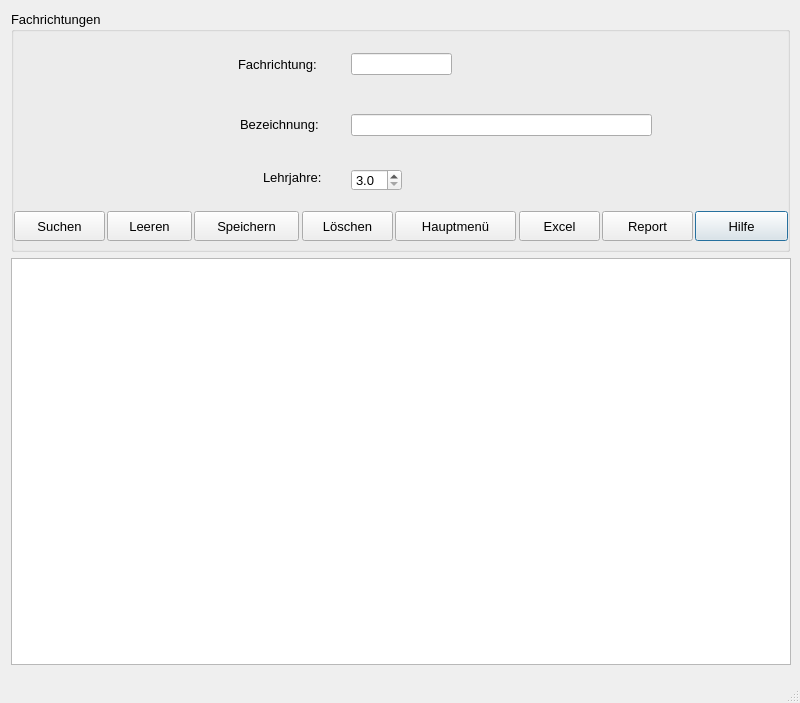
<?xml version="1.0" encoding="UTF-8"?>
<ui version="4.0">
 <class>Fachrichtungen</class>
 <widget class="QDialog" name="Fachrichtungen">
  <property name="geometry">
   <rect>
    <x>0</x>
    <y>0</y>
    <width>800</width>
    <height>703</height>
   </rect>
  </property>
  <property name="minimumSize">
   <size>
    <width>797</width>
    <height>703</height>
   </size>
  </property>
  <property name="windowTitle">
   <string>Fachrichtungen</string>
  </property>
  <property name="sizeGripEnabled">
   <bool>true</bool>
  </property>
  <layout class="QGridLayout" name="gridLayout">
   <item row="0" column="0">
    <widget class="QGroupBox" name="gbFachrichtungen">
     <property name="sizePolicy">
      <sizepolicy hsizetype="Fixed" vsizetype="Fixed">
       <horstretch>0</horstretch>
       <verstretch>0</verstretch>
      </sizepolicy>
     </property>
     <property name="minimumSize">
      <size>
       <width>779</width>
       <height>241</height>
      </size>
     </property>
     <property name="maximumSize">
      <size>
       <width>779</width>
       <height>241</height>
      </size>
     </property>
     <property name="font">
      <font>
       <pointsize>10</pointsize>
      </font>
     </property>
     <property name="title">
      <string>Fachrichtungen</string>
     </property>
     <widget class="QLineEdit" name="leFachrichtungabk">
      <property name="geometry">
       <rect>
        <x>340</x>
        <y>42</y>
        <width>101</width>
        <height>22</height>
       </rect>
      </property>
      <property name="font">
       <font>
        <pointsize>10</pointsize>
       </font>
      </property>
     </widget>
     <widget class="QLineEdit" name="leFachrichtungbez">
      <property name="geometry">
       <rect>
        <x>340</x>
        <y>103</y>
        <width>301</width>
        <height>22</height>
       </rect>
      </property>
      <property name="font">
       <font>
        <pointsize>10</pointsize>
       </font>
      </property>
     </widget>
     <widget class="QLabel" name="lblFachrichtung">
      <property name="geometry">
       <rect>
        <x>227</x>
        <y>43</y>
        <width>111</width>
        <height>20</height>
       </rect>
      </property>
      <property name="font">
       <font>
        <pointsize>10</pointsize>
       </font>
      </property>
      <property name="text">
       <string>Fachrichtung:</string>
      </property>
     </widget>
     <widget class="QLabel" name="lblBezeichnung">
      <property name="geometry">
       <rect>
        <x>229</x>
        <y>103</y>
        <width>101</width>
        <height>20</height>
       </rect>
      </property>
      <property name="font">
       <font>
        <pointsize>10</pointsize>
       </font>
      </property>
      <property name="text">
       <string>Bezeichnung:</string>
      </property>
     </widget>
     <widget class="QLabel" name="lblLJahre">
      <property name="geometry">
       <rect>
        <x>252</x>
        <y>151</y>
        <width>91</width>
        <height>31</height>
       </rect>
      </property>
      <property name="font">
       <font>
        <pointsize>10</pointsize>
       </font>
      </property>
      <property name="text">
       <string>Lehrjahre:</string>
      </property>
     </widget>
     <widget class="QDoubleSpinBox" name="sbLehrjahre">
      <property name="geometry">
       <rect>
        <x>340</x>
        <y>158</y>
        <width>51</width>
        <height>22</height>
       </rect>
      </property>
      <property name="font">
       <font>
        <pointsize>10</pointsize>
       </font>
      </property>
      <property name="decimals">
       <number>1</number>
      </property>
      <property name="minimum">
       <double>3.000000000000000</double>
      </property>
      <property name="maximum">
       <double>4.000000000000000</double>
      </property>
      <property name="singleStep">
       <double>0.500000000000000</double>
      </property>
     </widget>
     <widget class="QPushButton" name="btHilfe">
      <property name="geometry">
       <rect>
        <x>684</x>
        <y>200</y>
        <width>93</width>
        <height>30</height>
       </rect>
      </property>
      <property name="sizePolicy">
       <sizepolicy hsizetype="Fixed" vsizetype="Fixed">
        <horstretch>0</horstretch>
        <verstretch>0</verstretch>
       </sizepolicy>
      </property>
      <property name="maximumSize">
       <size>
        <width>100</width>
        <height>16777215</height>
       </size>
      </property>
      <property name="font">
       <font>
        <pointsize>10</pointsize>
       </font>
      </property>
      <property name="text">
       <string>Hilfe</string>
      </property>
      <property name="icon">
       <iconset>
        <normaloff>../../_Symbole/UsedSymbols/info_13213.ico</normaloff>../../_Symbole/UsedSymbols/info_13213.ico</iconset>
      </property>
     </widget>
     <widget class="QPushButton" name="btAbbrechen">
      <property name="geometry">
       <rect>
        <x>384</x>
        <y>200</y>
        <width>121</width>
        <height>30</height>
       </rect>
      </property>
      <property name="sizePolicy">
       <sizepolicy hsizetype="Fixed" vsizetype="Fixed">
        <horstretch>0</horstretch>
        <verstretch>0</verstretch>
       </sizepolicy>
      </property>
      <property name="maximumSize">
       <size>
        <width>500</width>
        <height>16777215</height>
       </size>
      </property>
      <property name="font">
       <font>
        <pointsize>10</pointsize>
       </font>
      </property>
      <property name="text">
       <string>Hauptmenü</string>
      </property>
      <property name="icon">
       <iconset>
        <normaloff>../../_Symbole/UsedSymbols/log-out_icon-icons.com_50106.ico</normaloff>../../_Symbole/UsedSymbols/log-out_icon-icons.com_50106.ico</iconset>
      </property>
     </widget>
     <widget class="QPushButton" name="btClear">
      <property name="geometry">
       <rect>
        <x>96</x>
        <y>200</y>
        <width>85</width>
        <height>30</height>
       </rect>
      </property>
      <property name="sizePolicy">
       <sizepolicy hsizetype="Fixed" vsizetype="Fixed">
        <horstretch>0</horstretch>
        <verstretch>0</verstretch>
       </sizepolicy>
      </property>
      <property name="maximumSize">
       <size>
        <width>100</width>
        <height>16777215</height>
       </size>
      </property>
      <property name="font">
       <font>
        <pointsize>10</pointsize>
       </font>
      </property>
      <property name="text">
       <string>Leeren</string>
      </property>
      <property name="icon">
       <iconset>
        <normaloff>../../_Symbole/UsedSymbols/-clear_90704.ico</normaloff>../../_Symbole/UsedSymbols/-clear_90704.ico</iconset>
      </property>
     </widget>
     <widget class="QPushButton" name="btCSV">
      <property name="geometry">
       <rect>
        <x>591</x>
        <y>200</y>
        <width>91</width>
        <height>30</height>
       </rect>
      </property>
      <property name="sizePolicy">
       <sizepolicy hsizetype="Fixed" vsizetype="Fixed">
        <horstretch>0</horstretch>
        <verstretch>0</verstretch>
       </sizepolicy>
      </property>
      <property name="maximumSize">
       <size>
        <width>100</width>
        <height>16777215</height>
       </size>
      </property>
      <property name="font">
       <font>
        <pointsize>10</pointsize>
       </font>
      </property>
      <property name="text">
       <string>Report</string>
      </property>
      <property name="icon">
       <iconset>
        <normaloff>../../_Symbole/UsedSymbols/reporting_noun_report_document_file_icon_148360.ico</normaloff>../../_Symbole/UsedSymbols/reporting_noun_report_document_file_icon_148360.ico</iconset>
      </property>
     </widget>
     <widget class="QPushButton" name="btSuchen">
      <property name="geometry">
       <rect>
        <x>3</x>
        <y>200</y>
        <width>91</width>
        <height>30</height>
       </rect>
      </property>
      <property name="sizePolicy">
       <sizepolicy hsizetype="Fixed" vsizetype="Fixed">
        <horstretch>0</horstretch>
        <verstretch>0</verstretch>
       </sizepolicy>
      </property>
      <property name="maximumSize">
       <size>
        <width>100</width>
        <height>16777215</height>
       </size>
      </property>
      <property name="font">
       <font>
        <pointsize>10</pointsize>
       </font>
      </property>
      <property name="text">
       <string>Suchen</string>
      </property>
      <property name="icon">
       <iconset>
        <normaloff>../../_Symbole/UsedSymbols/searchmagnifierinterfacesymbol1_79893.ico</normaloff>../../_Symbole/UsedSymbols/searchmagnifierinterfacesymbol1_79893.ico</iconset>
      </property>
     </widget>
     <widget class="QPushButton" name="btSpeichern">
      <property name="geometry">
       <rect>
        <x>183</x>
        <y>200</y>
        <width>105</width>
        <height>30</height>
       </rect>
      </property>
      <property name="sizePolicy">
       <sizepolicy hsizetype="Fixed" vsizetype="Fixed">
        <horstretch>0</horstretch>
        <verstretch>0</verstretch>
       </sizepolicy>
      </property>
      <property name="maximumSize">
       <size>
        <width>120</width>
        <height>16777215</height>
       </size>
      </property>
      <property name="font">
       <font>
        <pointsize>10</pointsize>
       </font>
      </property>
      <property name="text">
       <string>Speichern</string>
      </property>
      <property name="icon">
       <iconset>
        <normaloff>../../_Symbole/UsedSymbols/coordinated_assessment_documents_report_icon_148377.ico</normaloff>../../_Symbole/UsedSymbols/coordinated_assessment_documents_report_icon_148377.ico</iconset>
      </property>
     </widget>
     <widget class="QPushButton" name="btExcel">
      <property name="enabled">
       <bool>true</bool>
      </property>
      <property name="geometry">
       <rect>
        <x>508</x>
        <y>200</y>
        <width>81</width>
        <height>30</height>
       </rect>
      </property>
      <property name="sizePolicy">
       <sizepolicy hsizetype="Fixed" vsizetype="Fixed">
        <horstretch>0</horstretch>
        <verstretch>0</verstretch>
       </sizepolicy>
      </property>
      <property name="maximumSize">
       <size>
        <width>100</width>
        <height>16777215</height>
       </size>
      </property>
      <property name="font">
       <font>
        <pointsize>10</pointsize>
       </font>
      </property>
      <property name="text">
       <string>Excel</string>
      </property>
      <property name="icon">
       <iconset>
        <normaloff>../../_Symbole/UsedSymbols/microsoft_excel_icon_132212.ico</normaloff>../../_Symbole/UsedSymbols/microsoft_excel_icon_132212.ico</iconset>
      </property>
     </widget>
     <widget class="QPushButton" name="btLoeschen">
      <property name="geometry">
       <rect>
        <x>291</x>
        <y>200</y>
        <width>91</width>
        <height>30</height>
       </rect>
      </property>
      <property name="sizePolicy">
       <sizepolicy hsizetype="Fixed" vsizetype="Fixed">
        <horstretch>0</horstretch>
        <verstretch>0</verstretch>
       </sizepolicy>
      </property>
      <property name="maximumSize">
       <size>
        <width>100</width>
        <height>16777215</height>
       </size>
      </property>
      <property name="font">
       <font>
        <pointsize>10</pointsize>
       </font>
      </property>
      <property name="text">
       <string>Löschen</string>
      </property>
      <property name="icon">
       <iconset>
        <normaloff>../../_Symbole/UsedSymbols/seo-social-web-network-internet_262_icon-icons.com_61518.ico</normaloff>../../_Symbole/UsedSymbols/seo-social-web-network-internet_262_icon-icons.com_61518.ico</iconset>
      </property>
     </widget>
    </widget>
   </item>
   <item row="1" column="0">
    <widget class="QTableWidget" name="twAnzeige">
     <property name="sizePolicy">
      <sizepolicy hsizetype="Expanding" vsizetype="Expanding">
       <horstretch>0</horstretch>
       <verstretch>0</verstretch>
      </sizepolicy>
     </property>
     <property name="minimumSize">
      <size>
       <width>780</width>
       <height>400</height>
      </size>
     </property>
     <property name="font">
      <font>
       <pointsize>10</pointsize>
      </font>
     </property>
     <property name="autoFillBackground">
      <bool>false</bool>
     </property>
     <property name="editTriggers">
      <set>QAbstractItemView::NoEditTriggers</set>
     </property>
     <property name="tabKeyNavigation">
      <bool>true</bool>
     </property>
     <property name="showDropIndicator" stdset="0">
      <bool>true</bool>
     </property>
     <property name="alternatingRowColors">
      <bool>true</bool>
     </property>
     <property name="wordWrap">
      <bool>true</bool>
     </property>
     <attribute name="verticalHeaderVisible">
      <bool>true</bool>
     </attribute>
     <attribute name="verticalHeaderCascadingSectionResizes">
      <bool>false</bool>
     </attribute>
    </widget>
   </item>
   <item row="2" column="0">
    <widget class="QLabel" name="lab_INFO">
     <property name="sizePolicy">
      <sizepolicy hsizetype="Minimum" vsizetype="Preferred">
       <horstretch>0</horstretch>
       <verstretch>0</verstretch>
      </sizepolicy>
     </property>
     <property name="minimumSize">
      <size>
       <width>780</width>
       <height>21</height>
      </size>
     </property>
     <property name="font">
      <font>
       <pointsize>10</pointsize>
      </font>
     </property>
     <property name="text">
      <string/>
     </property>
    </widget>
   </item>
  </layout>
 </widget>
 <tabstops>
  <tabstop>leFachrichtungabk</tabstop>
  <tabstop>leFachrichtungbez</tabstop>
  <tabstop>sbLehrjahre</tabstop>
  <tabstop>btSuchen</tabstop>
  <tabstop>btSpeichern</tabstop>
  <tabstop>btAbbrechen</tabstop>
  <tabstop>btLoeschen</tabstop>
  <tabstop>btExcel</tabstop>
  <tabstop>btCSV</tabstop>
  <tabstop>btHilfe</tabstop>
  <tabstop>twAnzeige</tabstop>
 </tabstops>
 <resources/>
 <connections/>
</ui>
